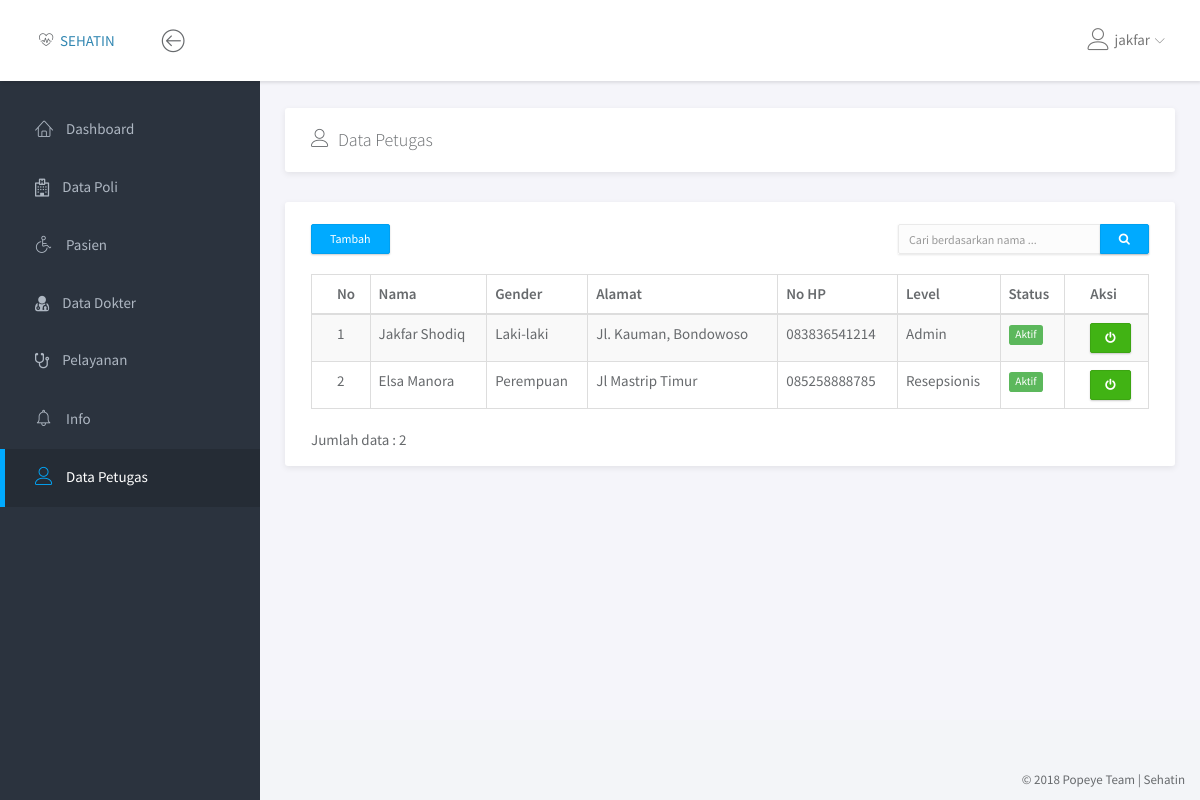
Page /petugas/data_petugas.php (signed in) on the earlier database version.
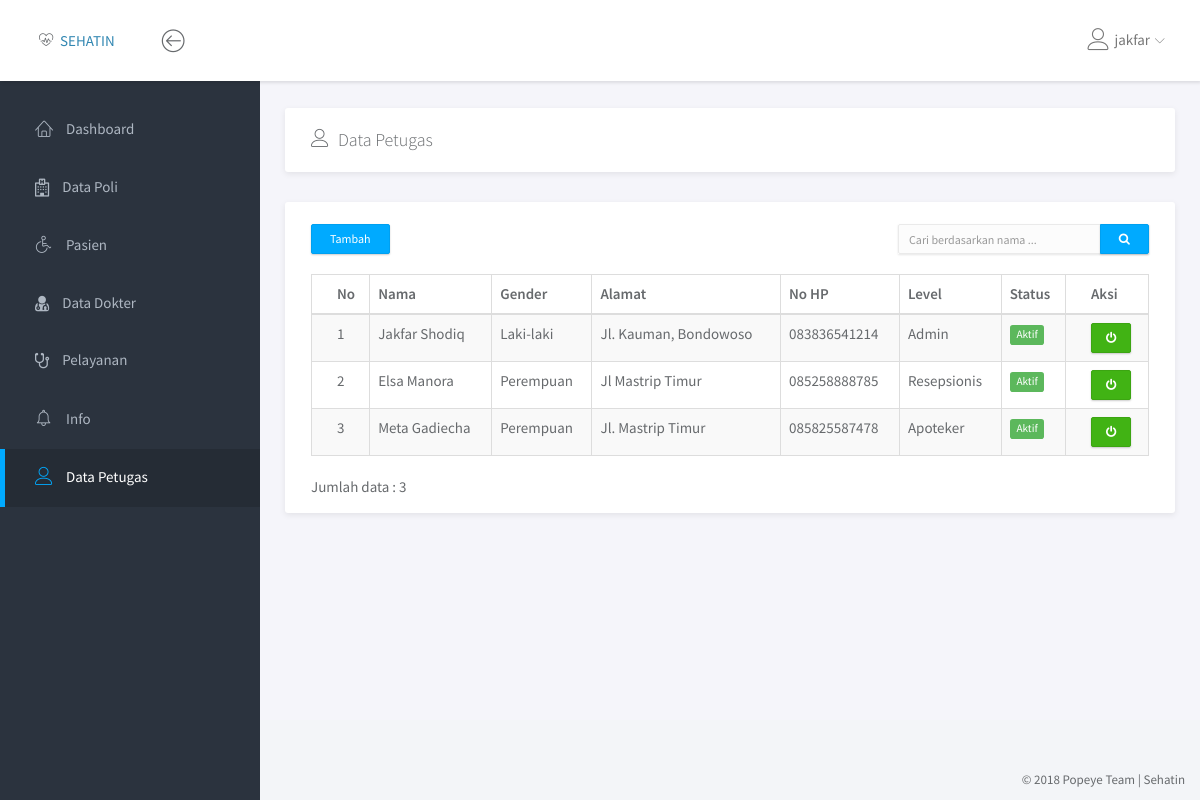
Same page on the later database version.
### tables this page shows
CREATE TABLE IF NOT EXISTS `petugas` (
`id_petugas` tinyint(3) NOT NULL,
  `nama_petugas` varchar(50) NOT NULL,
  `gender` enum('Laki-laki','Perempuan') NOT NULL,
  `alamat` varchar(255) NOT NULL,
  `no_hp` varchar(13) NOT NULL
);

### petugas/data_petugas.php (the view, shortened to what this page needs)
<!doctype html>
<html lang="en">
<head>
	<link rel="stylesheet" href="../assets/vendor/bootstrap/css/bootstrap.min.css">
	<link rel="stylesheet" href="../assets/vendor/font-awesome/css/font-awesome.min.css">
	<link rel="stylesheet" href="../assets/vendor/linearicons/style.css">
	<link rel="stylesheet" href="../assets/vendor/chartist/css/chartist-custom.css">
	<link rel="stylesheet" href="../assets/css/main.css">
</head>
<body>
	<div id="wrapper">
		<?php
			include '../dashboard/navbar.php';
			include '../dashboard/left_sidebar.php';
		 ?>
		<div class="main">
			<div class="main-content">
				<div class="container-fluid">
					<div class="panel">
						<div class="panel-heading">
							<h3 class="panel-title"><i class="lnr lnr-user"></i>&ensp;Data Petugas</h3>
							<div class="col-md-2 col-md-offset-10">
							</div>
						</div>
					</div>
					<div class="row">
						<div class="col-md-12">
							<div class="panel">
								<br>
								<div class="row">
									<div class="col-md-2">
										<a href="tambah_petugas.php"><button type="button" class="btn btn-primary btn-sm" style="margin-left: 25px; margin-bottom: 10px;">Tambah</button></a>
									</div>
									 <div class="col-md-6"></div>
									<div class="col-md-4">
										<form action="" method="POST">
											<div class="input-group" style="margin-right: 25px;">
												<input type="text" name="cari" class="form-control input-sm" placeholder="Cari berdasarkan nama ...">
												<span class="input-group-btn"><button type="submit" name="btn_cari" class="btn btn-primary btn-sm"><i class="fa fa-search"></i></button></span>
											</div>
										</form>
									</div>
								</div>
								<div class="panel-body">
									<table class="table table-striped table-hover table-bordered">
										<thead>
											<tr>
												<th>No</th>
												<th>Nama</th>
												<th>Gender</th>
												<th>Alamat</th>
												<th>No HP</th>
												<th>Level</th>
												<th>Status</th>
												<th>Aksi</th>
											</tr>
										</thead>
										<tbody>
											<?php
												if (isset($_POST['btn_cari'])) {
													$and = "AND nama_petugas LIKE '%$_POST[cari]%' AND username != '$_SESSION[username]'";
												}
												else{
													$and = "";
												}
												$query = "SELECT p.*, l.level, l.status FROM petugas p INNER JOIN login l ON p.id_petugas = l.id_user WHERE l.level != 'Dokter' $and ORDER BY p.id_petugas ASC";
												$result = mysqli_query($con, $query);
												$jml_petugas = mysqli_num_rows($result);
												$no = 1;
												foreach ($result as $val) {
													$title = $val['status'] == 'Aktif' ? 'Non Aktifkan' : 'Aktifkan';
													$btnclass = $val['status'] == 'Aktif' ? 'btn-success' : 'btn-danger';
													$label = $val['status'] == 'Aktif' ? 'label label-success' : 'label label-danger';
													echo "<tr>
															<td>$no</td>
															<td>$val[nama_petugas]</td>
															<td>$val[gender]</td>
															<td>$val[alamat]</td>
															<td>$val[no_hp]</td>
															<td>$val[level]</td>
															<td><span class='$label'>$val[status]</span></td>
															<td><a onclick = 'return konfirm()' href='status_petugas.php?id_petugas=$val[id_petugas]&status=$val[status]' class='btn $btnclass btn-xs' title='$title'><i class='fa fa-power-off'></i></a></td>
														  </tr>
													";
													$no++;
												}
													?>
										</tbody>
									</table>
									<span class="text-default">Jumlah data : <?php echo($jml_petugas) ?></span>
								</div>
							</div>
						</div>
					</div>
				</div>
			</div>
		</div>
		<?php include '../dashboard/footer.php'; ?>
	</div>
</body>
</html>

### dashboard/navbar.php (shortened to what this page needs)
<nav class="navbar navbar-default navbar-fixed-top">
	<div class="brand">
		<span class="lnr lnr-heart-pulse"> </span> <a href="dashboard.php">SEHATIN</a>
	</div>
	<div class="container-fluid">
		<div class="navbar-btn">
			<button type="button" class="btn-toggle-fullwidth"><i class="lnr lnr-arrow-left-circle"></i></button>
		</div>
		<div id="navbar-menu">
			<ul class="nav navbar-nav navbar-right">
				<li class="dropdown">
					<a href="#" class="dropdown-toggle" data-toggle="dropdown"><i class="lnr lnr-user"></i> <span> <?php echo $_SESSION['username']; ?> </span> <i class="icon-submenu lnr lnr-chevron-down"></i></a>
				</li>
			</ul>
		</div>
	</div>
</nav>

### dashboard/left_sidebar.php (shortened to what this page needs)
<?php
	$nav = explode('/', $_SERVER['REQUEST_URI']);
	$nav = $nav[count($nav) - 2];
 ?>
<div id="sidebar-nav" class="sidebar">
	<div class="sidebar-scroll">
		<nav>
			<ul class="nav">
				<?php
					if ($_SESSION['level'] == 'Admin') {?>
						<li><a href="../dashboard/dashboard.php" class="<?php echo ($nav == 'dashboard' ? 'active' : '') ?>"><i class="lnr lnr-home"></i> <span>Dashboard</span></a></li>
						<li><a href="../poli/data_poli.php" class="<?php echo ($nav == "poli" ? 'active' : '') ?>"><i class="fa fa-hospital-o"></i> <span>Data Poli</span></a></li>
						<li><a href="../pasien/data_pasien.php" class="<?php echo ($nav == "pasien" ? 'active' : '') ?>"><i class="lnr lnr-wheelchair"></i> <span>Pasien</span></a></li>
						<li><a href="../dokter/data_dokter.php" class="<?php echo ($nav == "dokter" ? 'active' : '') ?>"><i class="fa fa-user-md"></i> <span>Data Dokter</span></a></li>
						<li><a href="../pelayanan/data_pelayanan.php" class="<?php echo ($nav == "pelayanan" ? 'active' : '') ?>"><i class="fa fa-stethoscope"></i> <span>Pelayanan</span></a></li>
						<li><a href="#" class=""><i class="lnr lnr-alarm"></i> <span>Info</span></a></li>
						<li><a href="../petugas/data_petugas.php" class="<?php echo ($nav == "petugas" ? 'active' : '') ?>"><i class="lnr lnr-user"></i> <span>Data Petugas</span></a></li>
				<?php
					}
					elseif ($_SESSION['level'] == 'Kasir') { ?>
				<?php
					}
 				?>
					</ul>
				</nav>
			</div>
		</div>

### dashboard/footer.php
<footer>
			<div class="container-fluid">
				<p class="copyright">&copy; 2018 Popeye Team | Sehatin</p>
			</div>
</footer>

Differences in the rows shown:
added petugas: nama_petugas "Meta Gadiecha", gender "Perempuan", alamat "Jl. Mastrip Timur", no_hp "085825587478", login.level "Apoteker", login.status "Aktif"
Other differences:
$jml_petugas: "2" → "3"
